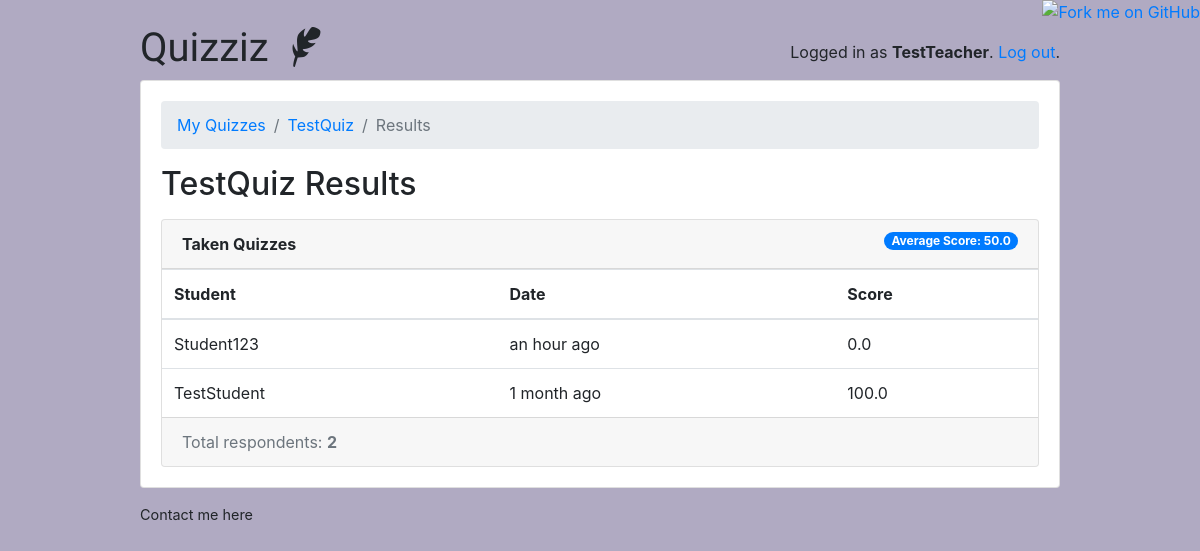
/teachers/quiz/1/results/ (signed in), run on the app's committed database.
### classroom/models.py (models this page shows, shortened)
class User(AbstractUser):
    is_student = models.BooleanField(default=False)
    is_teacher = models.BooleanField(default=False)

class Quiz(models.Model):
    owner = models.ForeignKey(User, on_delete=models.CASCADE, related_name='quizzes')
    name = models.CharField(max_length=255)
    subject = models.ForeignKey(Subject, on_delete=models.CASCADE, related_name='quizzes')

class TakenQuiz(models.Model):
    student = models.ForeignKey(Student, on_delete=models.CASCADE, related_name='taken_quizzes')
    quiz = models.ForeignKey(Quiz, on_delete=models.CASCADE, related_name='taken_quizzes')
    score = models.FloatField()
    date = models.DateTimeField(auto_now_add=True)

class Student(models.Model):
    user = models.OneToOneField(User, on_delete=models.CASCADE, primary_key=True)
    quizzes = models.ManyToManyField(Quiz, through='TakenQuiz')
    interests = models.ManyToManyField(Subject, related_name='interested_students')

### classroom/views/teachers.py (the view)
# urls.py: path('quiz/<int:pk>/results/', teachers.QuizResultsView.as_view(), name='quiz_results'),
@method_decorator([login_required, teacher_required], name='dispatch')
class QuizResultsView(DetailView):
    model = Quiz
    context_object_name = 'quiz'
    template_name = 'classroom/teachers/quiz_results.html'
    def get_context_data(self, **kwargs):
        quiz = self.get_object()
        taken_quizzes = quiz.taken_quizzes.select_related('student__user').order_by('-date')
        total_taken_quizzes = taken_quizzes.count()
        quiz_score = quiz.taken_quizzes.aggregate(average_score=Avg('score'))
        extra_context = {
            'taken_quizzes': taken_quizzes,
            'total_taken_quizzes': total_taken_quizzes,
            'quiz_score': quiz_score
        }
        kwargs.update(extra_context)
        return super().get_context_data(**kwargs)
    def get_queryset(self):
        return self.request.user.quizzes.all()

### classroom/templates/classroom/teachers/quiz_results.html
{% extends 'base.html' %}
{% load crispy_forms_tags humanize %}
{% block content %}
  <nav aria-label="breadcrumb">
    <ol class="breadcrumb">
      <li class="breadcrumb-item"><a href="{% url 'teachers:quiz_change_list' %}">My Quizzes</a></li>
      <li class="breadcrumb-item"><a href="{% url 'teachers:quiz_change' quiz.pk %}">{{ quiz.name }}</a></li>
      <li class="breadcrumb-item active" aria-current="page">Results</li>
    </ol>
  </nav>
  <h2 class="mb-3">{{ quiz.name }} Results</h2>
  <div class="card">
    <div class="card-header">
      <strong>Taken Quizzes</strong>
      <span class="badge badge-pill badge-primary float-right">Average Score: {{ quiz_score.average_score|default_if_none:0.0 }}</span>
    </div>
    <table class="table mb-0">
      <thead>
        <tr>
          <th>Student</th>
          <th>Date</th>
          <th>Score</th>
        </tr>
      </thead>
      <tbody>
        {% for taken_quiz in taken_quizzes %}
          <tr>
            <td>{{ taken_quiz.student.user.username }}</td>
            <td>{{ taken_quiz.date|naturaltime }}</td>
            <td>{{ taken_quiz.score }}</td>
          </tr>
        {% endfor %}
      </tbody>
    </table>
    <div class="card-footer text-muted">
      Total respondents: <strong>{{ total_taken_quizzes }}</strong>
    </div>
  </div>
{% endblock %}

### templates/base.html (shortened to what this page needs)
{% load static %}<!doctype html>
<html lang="en">
  <head>
    <link rel="stylesheet" href="https://maxcdn.bootstrapcdn.com/bootstrap/4.0.0/css/bootstrap.min.css">
    <link rel="stylesheet" type="text/css" href="{% static 'vendor/fontello-2f186091/css/fontello.css' %}">
    <link rel="stylesheet" type="text/css" href="{% static 'css/app.css' %}">
    {% if user.is_authenticated and user.is_teacher %}
      <link rel="stylesheet" type="text/css" href="{% static 'css/teachers.css' %}">
    {% else %}
      <link rel="stylesheet" type="text/css" href="{% static 'css/students.css' %}">
    {% endif %}
  </head>
  <body>
    <a href="https://github.com/ShishirModi"><img style="position: absolute; top: 0; right: 0; border: 0;" src="https://camo.githubusercontent.com/38ef81f8aca64bb9a64448d0d70f1308ef5341ab/68747470733a2f2f73332e616d617a6f6e6177732e636f6d2f6769746875622f726962626f6e732f666f726b6d655f72696768745f6461726b626c75655f3132313632312e706e67" alt="Fork me on GitHub" data-canonical-src="https://s3.amazonaws.com/github/ribbons/forkme_right_darkblue_121621.png"></a>
    <div class="container my-4">
      <div class="row justify-content-center">
        <div class="col-md-10 col-sm-12">
          <div class="row">
            <div class="col-6">
              <h1 class="logo">
                <a href="{% url 'home' %}">
                  Quizziz
                  {% if user.is_authenticated %}
                    {% if user.is_teacher %}
                      <span class="icon-feather" data-toggle="tooltip" data-placement="right" title="Teacher profile"></span>
                    {% else %}
                      <span class="icon-graduation-cap" data-toggle="tooltip" data-placement="right" title="Student profile"></span>
                    {% endif %}
                  {% endif %}
                </a>
              </h1>
            </div>
            <div class="col-6 text-right">
              {% if user.is_authenticated %}
                <p class="pt-3">Logged in as <strong>{{ user.username }}</strong>. <a href="{% url 'logout' %}">Log out</a>.</p>
              {% else %}
                <a href="{% url 'login' %}" class="btn btn-light" role="button">Log in</a>
                <a href="{% url 'signup' %}" class="btn btn-primary" role="button">Sign up</a>
              {% endif %}
            </div>
          </div>
          <div class="card mb-3">
            <div class="card-body">
              {% block content %}
              {% endblock %}
            </div>
          </div>
          <footer>
            <a href="https://shishirmodi.me">Contact me here</a>
          </footer>
        </div>
      </div>
    </div>
  </body>
</html>

### static/css/app.css (style rules this page uses)
.logo { font-family: 'Clicker Script', cursive; }
.logo a { color: #212529; text-decoration: none; }
footer { font-size: .9rem; }
footer a { color: #212529; }

### static/css/teachers.css (style rules this page uses)
body { background-color: #b0aac2; }

### data on the page
User: username "TestTeacher"
Quiz: name "TestQuiz"
TakenQuiz: student.user.username "Student123", date "an hour ago", score "0.0"
TakenQuiz: student.user.username "TestStudent", date "1 month ago", score "100.0"

### other printed values
{{ quiz_score.average_score|default_if_none:0.0 }} "50.0"
{{ total_taken_quizzes }} "2"
